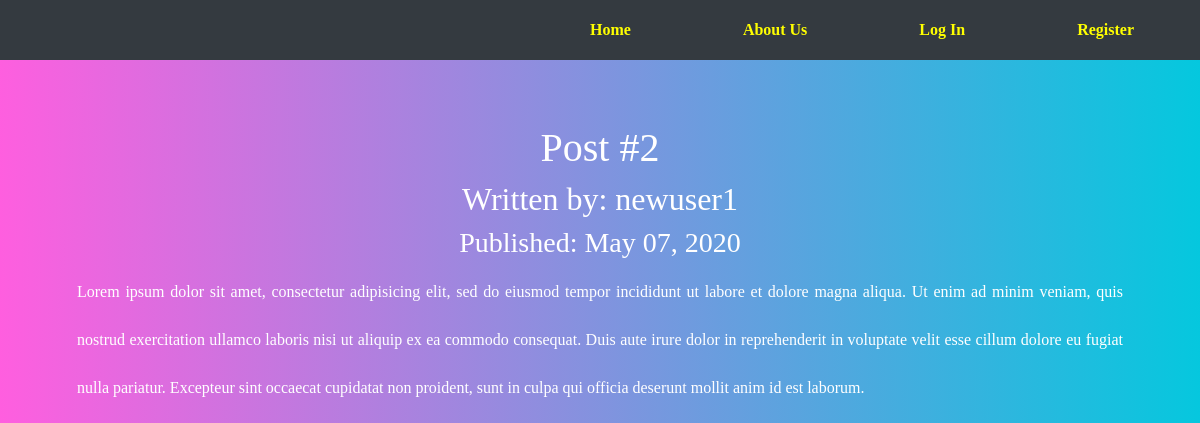
/2, run on the app's committed database.
### puppycompanyblog/models.py (models this page shows, shortened)
class BlogPost(db.Model):
    users = db.relationship(User)
    id = db.Column(db.Integer, primary_key=True)
    user_id = db.Column(db.Integer, db.ForeignKey('users.id'), nullable=False)
    date = db.Column(db.DateTime, nullable=False, default=datetime.utcnow)
    title = db.Column(db.String(140), nullable=False)
    text = db.Column(db.Text, nullable=False)

class User(db.Model, UserMixin):
    __tablename__ = 'users'
    id = db.Column(db.Integer, primary_key = True)
    profile_image = db.Column(db.String(20), nullable=False, default='default_profile.png')
    email = db.Column(db.String(64), unique=True, index=True)
    username = db.Column(db.String(64), unique=True, index=True)
    password_hash = db.Column(db.String(128))
    posts = db.relationship('BlogPost', backref='author', lazy=True)

### puppycompanyblog/users/views.py (the view)
@users.route("/<username>")
def user_posts(username):
    page = request.args.get('page', 1, type=int)
    user = User.query.filter_by(username=username).first_or_404()
    blog_posts = BlogPost.query.filter_by(author=user).order_by(BlogPost.date.desc()).paginate(page=page, per_page=5)
    return render_template('user_blog_posts.html', blog_posts=blog_posts, user=user)

### puppycompanyblog/blog_posts/views.py (called while the page is built)
@blog_posts.route('/<int:blog_post_id>')
def blog_post(blog_post_id):
    blog_post = BlogPost.query.get_or_404(blog_post_id)
    return render_template('blog_post.html',title=blog_post.title,
                            date=blog_post.date,post=blog_post
    )

### puppycompanyblog/templates/blog_post.html (shortened to what this page needs)
{% extends "base.html" %}
{% block content %}
<div class="jumbotron">
  <h1>{{ post.title }}</h1>
  <h2>Written by: {{post.author.username}}</h2>
  <h3>Published: {{ post.date.strftime('%B %d, %Y') }}</h3>
  <p class="myinfo">{{post.text}}</p>
</div>
{% endblock content %}

### puppycompanyblog/static/master.css (style rules this page uses)
body { background: linear-gradient(89deg, #FF5EDF 0%, #04c8DE 100%); color: white; font-family: "Georgia"; }
.card, .card-body, .jumbotron { background: none; text-align: center; }
.jumbotron { margin: 0 auto; padding-bottom: 10px; }
.myinfo { text-align: left; line-height: 300%; text-align: justify; }

### data on the page
BlogPost: title "Post #2", date "May 07, 2020", text "Lorem ipsum dolor sit amet, consectetur adipisicing elit, sed do eiusmod tempor incididunt ut labore et dolore magna aliqua. Ut enim ad minim veniam, quis nostrud exercitation ullamco laboris nisi ut aliquip ex ea commodo consequat. Duis aute irure dolor in reprehenderit in voluptate velit esse cillum dolore eu fugiat nulla pariatur. Excepteur sint occaecat cupidatat non proident, sunt in culpa qui officia deserunt mollit anim id est laborum."
User: author.username "newuser1"
